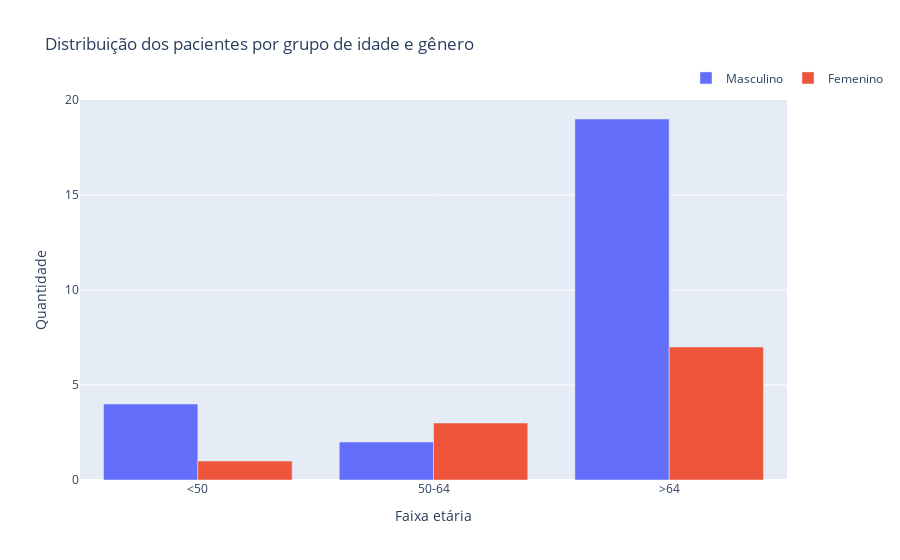
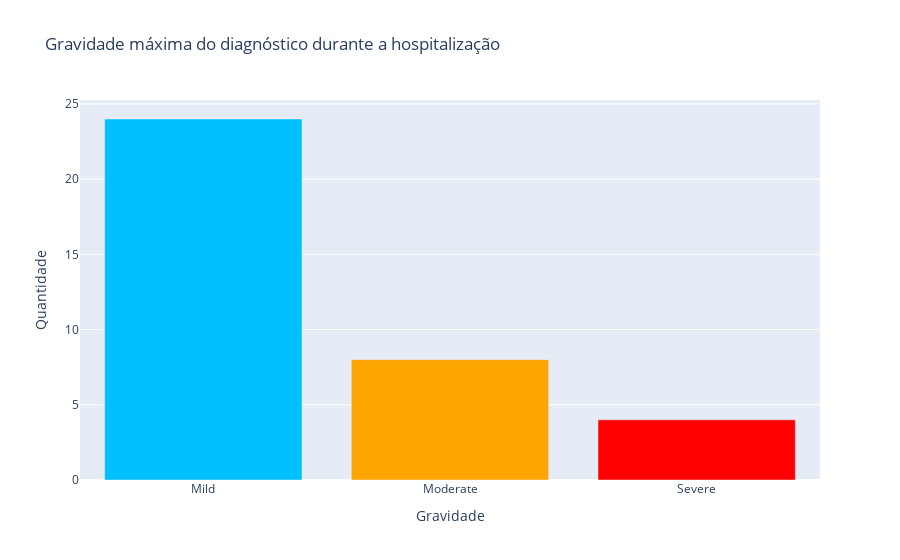
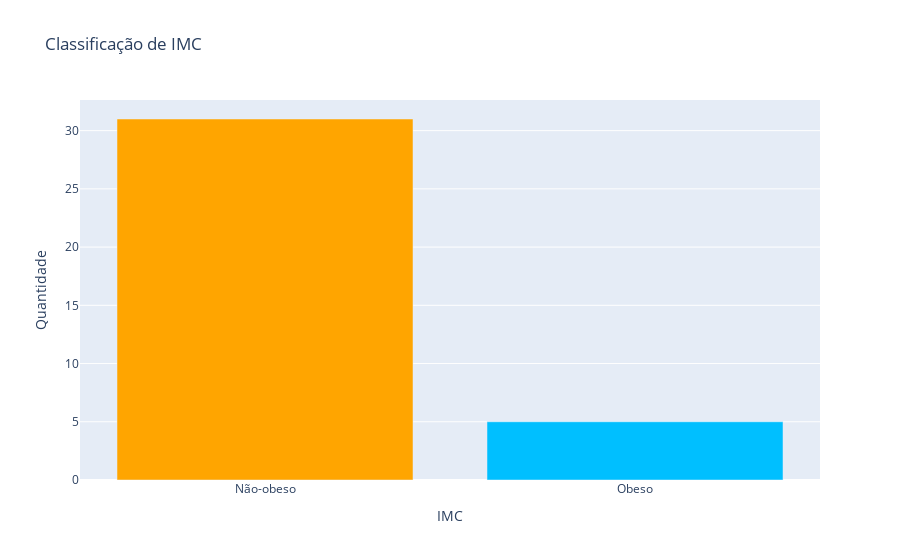
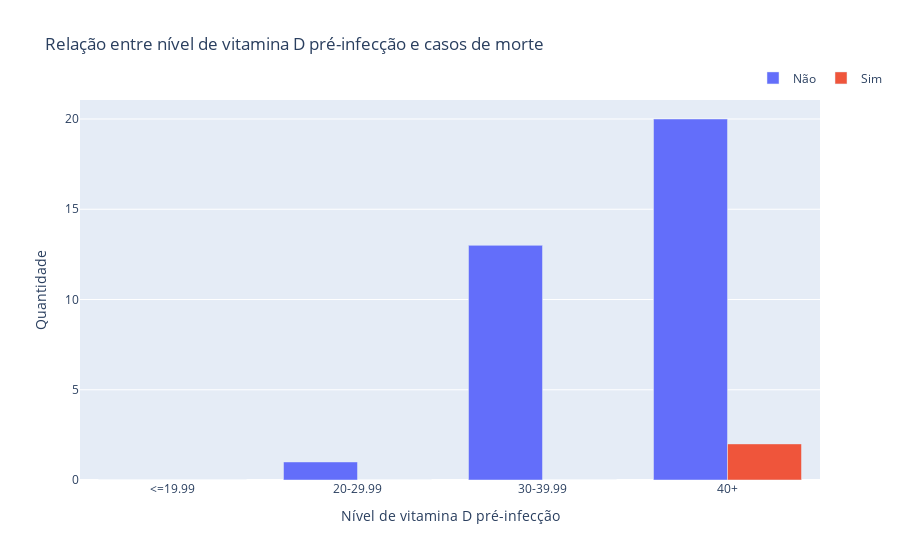

Source (notebook cell) for these figures, in order:
### Markdown cell above
### CLUSTER 1

### Code cell
plot_cluster(cluster1)

### Figure 1 — Plotly figure (JSON) as saved in the notebook; plotly's stock layout.template omitted (floating-point values rounded to 4 significant figures)
{"data": [{"name": "Masculino", "type": "bar", "x": ["<50", "50-64", ">64"], "y": [4, 2, 19]}, {"name": "Femenino", "type": "bar", "x": ["<50", "50-64", ">64"], "y": [1, 3, 7]}], "layout": {"barmode": "group", "legend": {"orientation": "h", "x": 1, "xanchor": "center", "y": 1.02, "yanchor": "bottom"}, "title": {"text": "Distribuição dos pacientes por grupo de idade e gênero"}, "xaxis": {"title": {"text": "Faixa etária"}}, "yaxis": {"title": {"text": "Quantidade"}}}}

### Figure 2 — Plotly figure (JSON) as saved in the notebook; plotly's stock layout.template omitted (floating-point values rounded to 4 significant figures)
{"data": [{"marker": {"color": ["#00bfff", "#ffa500", "#ff0000"]}, "type": "bar", "x": ["Mild", "Moderate", "Severe"], "y": [24, 8, 4]}], "layout": {"title": {"text": "Gravidade máxima do diagnóstico durante a hospitalização"}, "xaxis": {"title": {"text": "Gravidade"}}, "yaxis": {"title": {"text": "Quantidade"}}}}

### Figure 3 — Plotly figure (JSON) as saved in the notebook; plotly's stock layout.template omitted (floating-point values rounded to 4 significant figures)
{"data": [{"marker": {"color": ["#ffa500", "#00bfff"]}, "type": "bar", "x": ["Não-obeso", "Obeso"], "y": [31, 5]}], "layout": {"title": {"text": "Classificação de IMC"}, "xaxis": {"title": {"text": "IMC"}}, "yaxis": {"title": {"text": "Quantidade"}}}}

### Figure 4 — Plotly figure (JSON) as saved in the notebook; plotly's stock layout.template omitted (floating-point values rounded to 4 significant figures)
{"data": [{"name": "Não", "type": "bar", "x": ["<=19.99", "20-29.99", "30-39.99", "40+"], "y": [0, 1, 13, 20]}, {"name": "Sim", "type": "bar", "x": ["<=19.99", "20-29.99", "30-39.99", "40+"], "y": [0, 0, 0, 2]}], "layout": {"barmode": "group", "legend": {"orientation": "h", "x": 1, "xanchor": "center", "y": 1.02, "yanchor": "bottom"}, "title": {"text": "Relação entre nível de vitamina D pré-infecção e casos de morte"}, "xaxis": {"title": {"text": "Nível de vitamina D pré-infecção"}}, "yaxis": {"title": {"text": "Quantidade"}}}}
